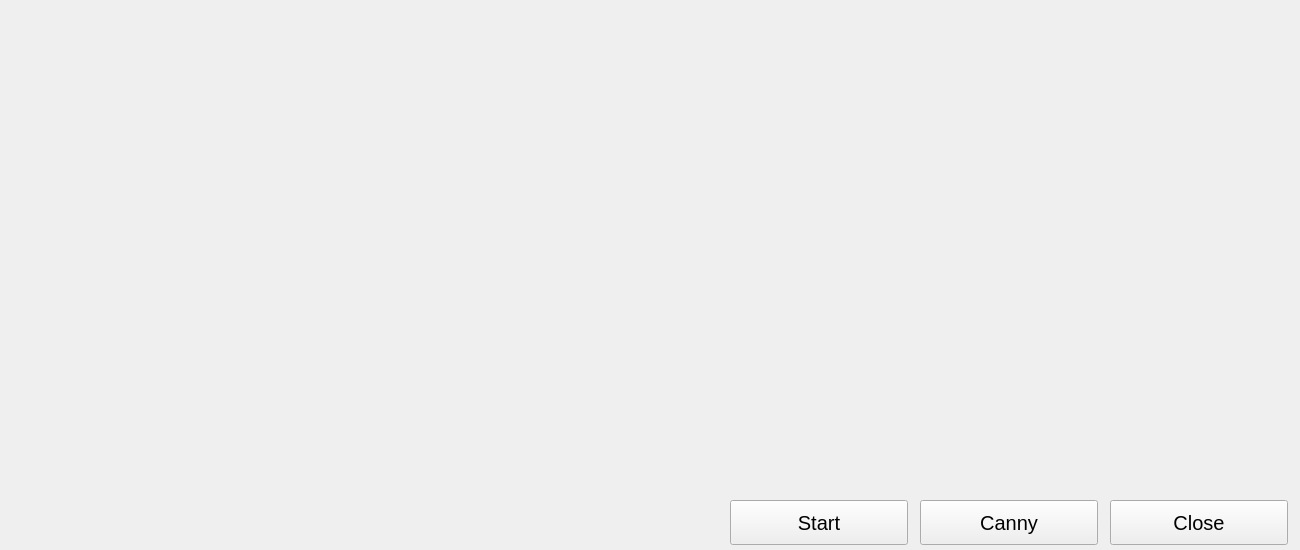
<?xml version="1.0" encoding="UTF-8"?>
<ui version="4.0">
 <class>VideoWidget</class>
 <widget class="QWidget" name="VideoWidget">
  <property name="geometry">
   <rect>
    <x>0</x>
    <y>0</y>
    <width>1300</width>
    <height>550</height>
   </rect>
  </property>
  <property name="sizePolicy">
   <sizepolicy hsizetype="Fixed" vsizetype="Fixed">
    <horstretch>0</horstretch>
    <verstretch>0</verstretch>
   </sizepolicy>
  </property>
  <property name="minimumSize">
   <size>
    <width>1300</width>
    <height>550</height>
   </size>
  </property>
  <property name="maximumSize">
   <size>
    <width>1300</width>
    <height>550</height>
   </size>
  </property>
  <property name="windowTitle">
   <string>Video Demo</string>
  </property>
  <widget class="QLabel" name="LabelLeft">
   <property name="geometry">
    <rect>
     <x>5</x>
     <y>5</y>
     <width>640</width>
     <height>480</height>
    </rect>
   </property>
   <property name="sizePolicy">
    <sizepolicy hsizetype="Fixed" vsizetype="Fixed">
     <horstretch>0</horstretch>
     <verstretch>0</verstretch>
    </sizepolicy>
   </property>
   <property name="minimumSize">
    <size>
     <width>640</width>
     <height>480</height>
    </size>
   </property>
   <property name="text">
    <string/>
   </property>
  </widget>
  <widget class="QLabel" name="LabelRight">
   <property name="geometry">
    <rect>
     <x>655</x>
     <y>5</y>
     <width>640</width>
     <height>480</height>
    </rect>
   </property>
   <property name="sizePolicy">
    <sizepolicy hsizetype="Fixed" vsizetype="Fixed">
     <horstretch>0</horstretch>
     <verstretch>0</verstretch>
    </sizepolicy>
   </property>
   <property name="minimumSize">
    <size>
     <width>640</width>
     <height>480</height>
    </size>
   </property>
   <property name="text">
    <string/>
   </property>
  </widget>
  <widget class="QPushButton" name="CloseButton">
   <property name="geometry">
    <rect>
     <x>1110</x>
     <y>500</y>
     <width>178</width>
     <height>45</height>
    </rect>
   </property>
   <property name="sizePolicy">
    <sizepolicy hsizetype="Expanding" vsizetype="Fixed">
     <horstretch>0</horstretch>
     <verstretch>0</verstretch>
    </sizepolicy>
   </property>
   <property name="font">
    <font>
     <pointsize>15</pointsize>
    </font>
   </property>
   <property name="text">
    <string>Close</string>
   </property>
  </widget>
  <widget class="QPushButton" name="CannyButton">
   <property name="geometry">
    <rect>
     <x>920</x>
     <y>500</y>
     <width>178</width>
     <height>45</height>
    </rect>
   </property>
   <property name="sizePolicy">
    <sizepolicy hsizetype="Expanding" vsizetype="Fixed">
     <horstretch>0</horstretch>
     <verstretch>0</verstretch>
    </sizepolicy>
   </property>
   <property name="font">
    <font>
     <pointsize>15</pointsize>
    </font>
   </property>
   <property name="text">
    <string>Canny</string>
   </property>
  </widget>
  <widget class="QPushButton" name="StartButton">
   <property name="geometry">
    <rect>
     <x>730</x>
     <y>500</y>
     <width>178</width>
     <height>45</height>
    </rect>
   </property>
   <property name="sizePolicy">
    <sizepolicy hsizetype="Expanding" vsizetype="Fixed">
     <horstretch>0</horstretch>
     <verstretch>0</verstretch>
    </sizepolicy>
   </property>
   <property name="font">
    <font>
     <pointsize>15</pointsize>
    </font>
   </property>
   <property name="text">
    <string>Start</string>
   </property>
  </widget>
 </widget>
 <resources/>
 <connections/>
</ui>
